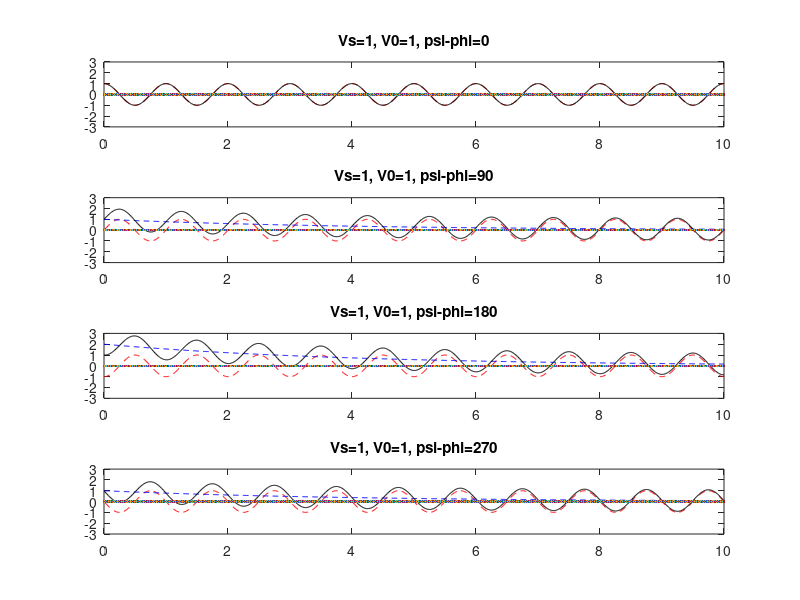

The MATLAB source for this figure:
f=99
v0=1;
vs=1;
t=0:0.01:10;
w=zeros(1,size(t,1));
tau=4;
for i=1:4
    subplot(4,1,i)
    phi=(i-1)*pi/2;
    x=vs*cos(2*pi*f*t+phi);
    y=(v0-vs*cos(phi))*exp(-t/tau);
    z=x+y;
    plot(t,x,'r--',t,y,'b--',t,z,'k',t,w)
    axis([0,10,-3,3])
    title(['Vs=',num2str(vs),', V0=',num2str(v0),', psi-phi=',num2str(phi*180/pi)]);
end
